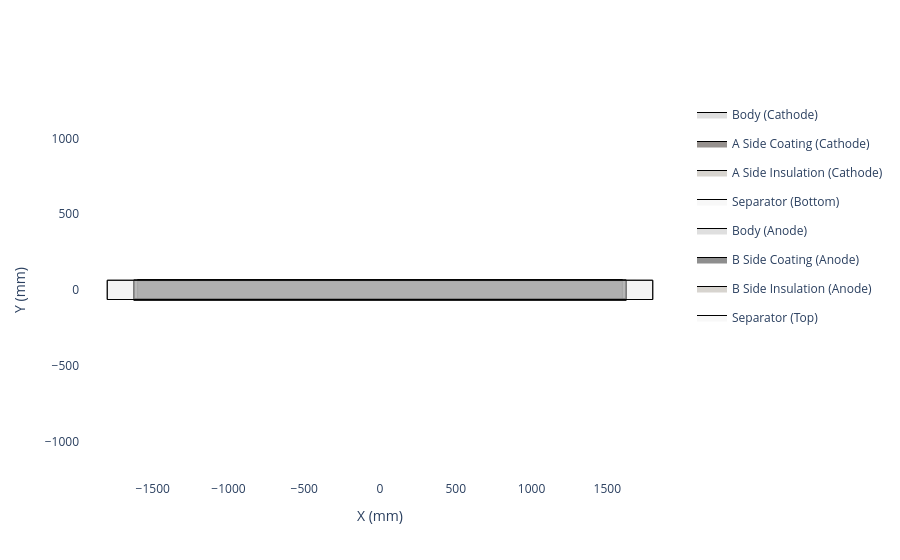

Notebook code for this chart:
### Code cell
# create the layup 

top_separator = Separator(
    material=separator_material, 
    thickness=12,
    width = 127,
    length = 3600
)

bottom_serparator = Separator(
    material=separator_material, 
    thickness=12,
    width = 127,
    length = 3600,
)

my_layup = Laminate(
    anode=my_anode,
    cathode=my_cathode,
    top_separator=top_separator,
    bottom_separator=bottom_serparator,
    name="CBAK-32140NS"
)

my_layup.get_top_down_view().show()

### Figure 1 — Plotly figure (JSON) as saved in the notebook; plotly's stock layout.template omitted (floating-point values rounded to 4 significant figures)
{"data": [{"fill": "toself", "fillcolor": "rgba(192, 192, 192, 0.5)", "legendgroup": "Body (Cathode) (Cathode)", "line": {"color": "black", "width": 1}, "mode": "lines", "name": "Body (Cathode)", "showlegend": true, "type": "scatter", "x": [-1600.0, -1600.0, -1600.0, 1600.0, 1600.0, 1600.0, -1600.0], "y": [-62.5, 62.5, 67.5, 67.5, 62.5, -62.5, -62.5]}, {"fill": "toself", "fillcolor": "rgba(47, 36, 31, 0.5)", "legendgroup": "A Side Coating (Cathode) (Cathode)", "line": {"color": "black", "width": 1}, "mode": "lines", "name": "A Side Coating (Cathode)", "type": "scatter", "x": [-1600.0, -1600.0, -1600.0, 1600.0, 1600.0, 1600.0, -1600.0, -1600.0, -1600.0, -1600.0, 1600.0, 1600.0, 1600.0, -1600.0], "y": [-62.5, 60.0, 60.0, 60.0, 60.0, -62.5, -62.5, -62.5, 60.0, 60.0, 60.0, 60.0, -62.5, -62.5]}, {"fill": "toself", "fillcolor": "rgba(176, 169, 159, 0.5)", "legendgroup": "A Side Insulation (Cathode) (Cathode)", "line": {"color": "black", "width": 1}, "mode": "lines", "name": "A Side Insulation (Cathode)", "type": "scatter", "x": [-1600.0, -1600.0, 1600.0, 1600.0, -1600.0, -1600.0, -1600.0, 1600.0, 1600.0, -1600.0], "y": [60.0, 62.5, 62.5, 60.0, 60.0, 60.0, 62.5, 62.5, 60.0, 60.0]}, {"fill": "toself", "fillcolor": "rgba(242, 242, 242, 0.5)", "legendgroup": "Separator_bottom", "line": {"color": "black", "width": 1}, "mode": "lines", "name": "Separator (Bottom)", "showlegend": true, "type": "scatter", "x": [-1800.0, -1800.0, 1800.0, 1800.0, -1800.0], "y": [-63.5, 63.5, 63.5, -63.5, -63.5]}, {"fill": "toself", "fillcolor": "rgba(192, 192, 192, 0.5)", "legendgroup": "Body (Anode) (Anode)", "line": {"color": "black", "width": 1}, "mode": "lines", "name": "Body (Anode)", "showlegend": true, "type": "scatter", "x": [-1625.0, -1625.0, -1625.0, 1625.0, 1625.0, 1625.0, -1625.0], "xaxis": "x", "y": [64.0, -64.0, -69.0, -69.0, -64.0, 64.0, 64.0], "yaxis": "y"}, {"fill": "toself", "fillcolor": "rgba(31, 31, 31, 0.5)", "legendgroup": "B Side Coating (Anode) (Anode)", "line": {"color": "black", "width": 1}, "mode": "lines", "name": "B Side Coating (Anode)", "type": "scatter", "x": [-1625.0, -1625.0, -1625.0, 1625.0, 1625.0, 1625.0, -1625.0, -1625.0, -1625.0, -1625.0, 1625.0, 1625.0, 1625.0, -1625.0], "xaxis": "x", "y": [64.0, -61.5, -61.5, -61.5, -61.5, 64.0, 64.0, 64.0, -61.5, -61.5, -61.5, -61.5, 64.0, 64.0], "yaxis": "y"}, {"fill": "toself", "fillcolor": "rgba(176, 169, 159, 0.5)", "legendgroup": "B Side Insulation (Anode) (Anode)", "line": {"color": "black", "width": 1}, "mode": "lines", "name": "B Side Insulation (Anode)", "type": "scatter", "x": [-1625.0, -1625.0, 1625.0, 1625.0, -1625.0, -1625.0, -1625.0, 1625.0, 1625.0, -1625.0], "xaxis": "x", "y": [-61.5, -64.0, -64.0, -61.5, -61.5, -61.5, -64.0, -64.0, -61.5, -61.5], "yaxis": "y"}, {"fill": "toself", "fillcolor": "rgba(242, 242, 242, 0.5)", "legendgroup": "Separator_top", "line": {"color": "black", "width": 1}, "mode": "lines", "name": "Separator (Top)", "showlegend": true, "type": "scatter", "x": [-1800.0, -1800.0, 1800.0, 1800.0, -1800.0], "y": [-63.5, 63.5, 63.5, -63.5, -63.5]}], "layout": {"paper_bgcolor": "white", "plot_bgcolor": "white", "xaxis": {"range": [-1980, 1980], "scaleanchor": "y", "title": {"text": "X (mm)"}, "zeroline": false}, "yaxis": {"range": [-75.83, 74.33], "title": {"text": "Y (mm)"}, "zeroline": false}}}
